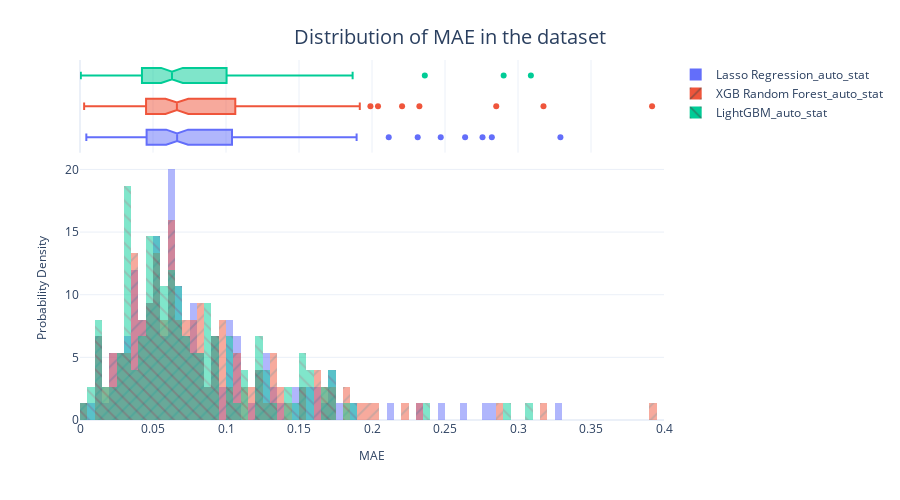

The code cell stored with this chart in its notebook:
### Code cell
fig = px.histogram(metrics_df, 
                   x="MAE", 
                   color="Algorithm",
                   pattern_shape="Algorithm", 
                   marginal="box", 
                   nbins=100, 
                   barmode="overlay",
                   histnorm="probability density")
fig = format_plot(fig, xlabel="MAE", ylabel="Probability Density", title="Distribution of MAE in the dataset")
# fig.write_image("imgs/chapter_7/mae_dist.png")
fig.update_layout(xaxis_range=[0,0.4])
fig.show()

### Figure 1 — Plotly figure (JSON) as saved in the notebook; plotly's stock layout.template omitted (floating-point values rounded to 4 significant figures; data arrays with more than 128 entries replaced by an {"elided": "..."} marker saying what was removed)
{"data": [{"alignmentgroup": "True", "bingroup": "x", "histnorm": "probability density", "hovertemplate": "Algorithm=Lasso Regression_auto_stat<br>MAE=%{x}<br>probability density=%{y}<extra></extra>", "legendgroup": "Lasso Regression_auto_stat", "marker": {"color": "#636efa", "opacity": 0.5, "pattern": {"shape": ""}}, "name": "Lasso Regression_auto_stat", "nbinsx": 100, "offsetgroup": "Lasso Regression_auto_stat", "orientation": "v", "showlegend": true, "type": "histogram", "x": {"elided": "150 float values"}, "xaxis": "x", "yaxis": "y"}, {"alignmentgroup": "True", "hovertemplate": "Algorithm=Lasso Regression_auto_stat<br>MAE=%{x}<extra></extra>", "legendgroup": "Lasso Regression_auto_stat", "marker": {"color": "#636efa"}, "name": "Lasso Regression_auto_stat", "notched": true, "offsetgroup": "Lasso Regression_auto_stat", "showlegend": false, "type": "box", "x": {"elided": "150 float values"}, "xaxis": "x2", "yaxis": "y2"}, {"alignmentgroup": "True", "bingroup": "x", "histnorm": "probability density", "hovertemplate": "Algorithm=XGB Random Forest_auto_stat<br>MAE=%{x}<br>probability density=%{y}<extra></extra>", "legendgroup": "XGB Random Forest_auto_stat", "marker": {"color": "#EF553B", "opacity": 0.5, "pattern": {"shape": "/"}}, "name": "XGB Random Forest_auto_stat", "nbinsx": 100, "offsetgroup": "XGB Random Forest_auto_stat", "orientation": "v", "showlegend": true, "type": "histogram", "x": {"elided": "150 float values"}, "xaxis": "x", "yaxis": "y"}, {"alignmentgroup": "True", "hovertemplate": "Algorithm=XGB Random Forest_auto_stat<br>MAE=%{x}<extra></extra>", "legendgroup": "XGB Random Forest_auto_stat", "marker": {"color": "#EF553B"}, "name": "XGB Random Forest_auto_stat", "notched": true, "offsetgroup": "XGB Random Forest_auto_stat", "showlegend": false, "type": "box", "x": {"elided": "150 float values"}, "xaxis": "x2", "yaxis": "y2"}, {"alignmentgroup": "True", "bingroup": "x", "histnorm": "probability density", "hovertemplate": "Algorithm=LightGBM_auto_stat<br>MAE=%{x}<br>probability density=%{y}<extra></extra>", "legendgroup": "LightGBM_auto_stat", "marker": {"color": "#00cc96", "opacity": 0.5, "pattern": {"shape": "\\"}}, "name": "LightGBM_auto_stat", "nbinsx": 100, "offsetgroup": "LightGBM_auto_stat", "orientation": "v", "showlegend": true, "type": "histogram", "x": {"elided": "150 float values"}, "xaxis": "x", "yaxis": "y"}, {"alignmentgroup": "True", "hovertemplate": "Algorithm=LightGBM_auto_stat<br>MAE=%{x}<extra></extra>", "legendgroup": "LightGBM_auto_stat", "marker": {"color": "#00cc96"}, "name": "LightGBM_auto_stat", "notched": true, "offsetgroup": "LightGBM_auto_stat", "showlegend": false, "type": "box", "x": {"elided": "150 float values"}, "xaxis": "x2", "yaxis": "y2"}], "layout": {"autosize": false, "barmode": "overlay", "height": 500, "legend": {"title": {}, "tracegroupgap": 0}, "margin": {"t": 60}, "title": {"font": {"size": 20}, "text": "Distribution of MAE in the dataset", "x": 0.5, "xanchor": "center", "yanchor": "top"}, "width": 900, "xaxis": {"anchor": "y", "domain": [0, 1], "range": [0, 0.4], "title": {"font": {"size": 12}, "text": "MAE"}}, "xaxis2": {"anchor": "y2", "domain": [0, 1], "matches": "x", "showgrid": true, "showticklabels": false}, "yaxis": {"anchor": "x", "domain": [0, 0.7326], "title": {"font": {"size": 12}, "text": "Probability Density"}}, "yaxis2": {"anchor": "x2", "domain": [0.7426, 1], "matches": "y2", "showgrid": false, "showline": false, "showticklabels": false, "ticks": ""}}}
